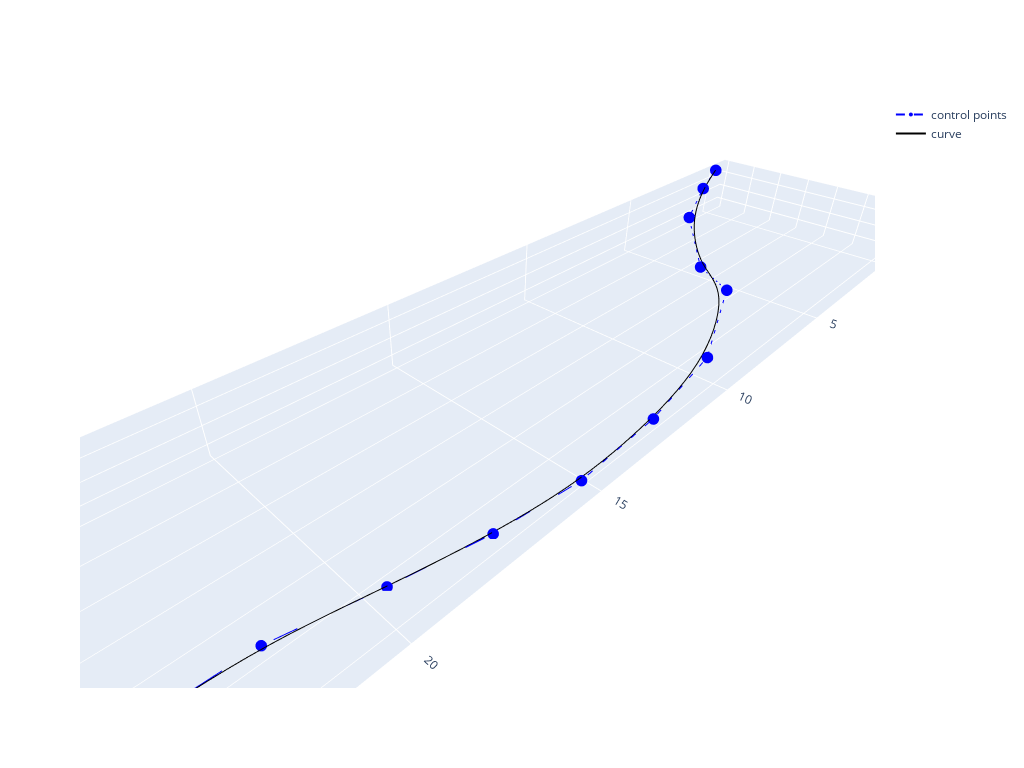

Here is the notebook cell this chart was saved with:
### Code cell
from geomdl import fitting

min_x = board.bezier_slices[0].position
max_x = board.bezier_slices[1].position

APEX_DEFINITION_ANGLE = 90

apex_points = []

for x in np.linspace(min_x, max_x, 15):
    # Find apex
    interpolated_slice = board.get_interpolated_slice(x)
    s_for_apex = interpolated_slice.get_s_by_normal_reverse(APEX_DEFINITION_ANGLE * DEG_TO_RAD)
    p = surface_model.get_point_at(board, x, s_for_apex)
    apex_points.append(p)

# Do global curve interpolation - NOTE: This is a B-spline curve (not Bezier curve)
curve = fitting.interpolate_curve(apex_points, degree=3)
print(curve.degree)

curve.vis = VisPlotly.VisCurve3D()
curve.render()
